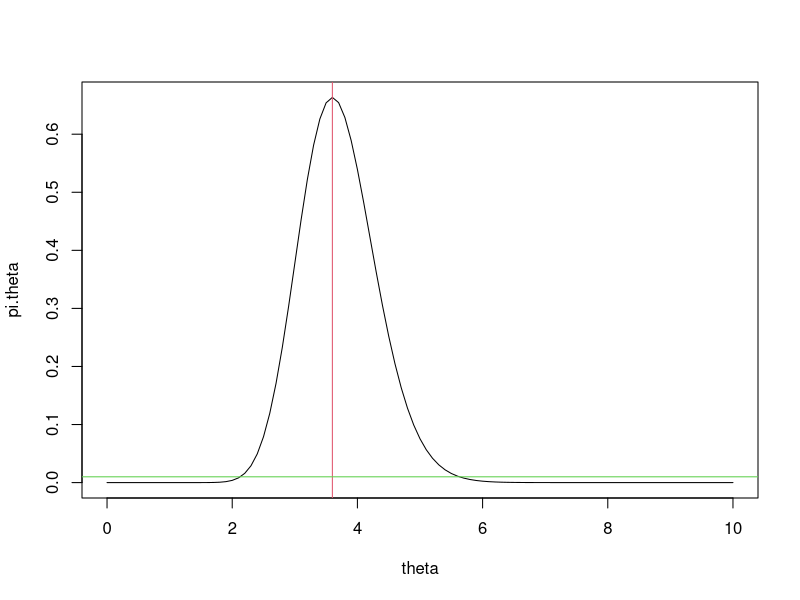
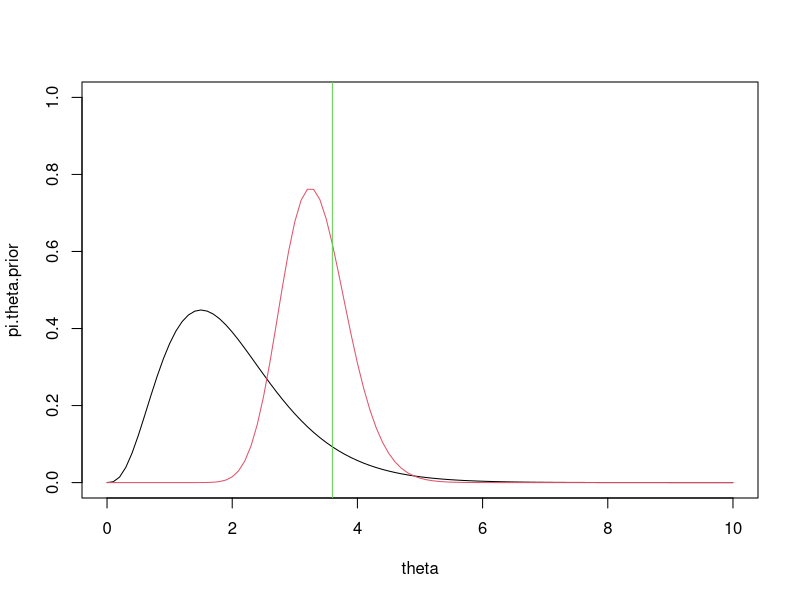

These figures' R source, in order:
## ---- chunk 1
knitr::opts_chunk$set(echo = TRUE)
## ---- chunk 2
set.seed(10000)
n<-10
X<-rpois(n, 4) #suponemos que theta = 4.
X
mean(X)
## ---- chunk 3
B<-100

alfa1<- n*mean(X)+1
beta1<- n

theta <- seq(0,10,by=0.1)
pi.theta <- dgamma(x=theta,shape=alfa1,rate=beta1)
plot(theta,pi.theta,type="l")
abline(v=mean(X),col=2)
abline(h=1/B,col=3)
## ---- chunk 4
alfa1/beta1
## ---- chunk 5
alfa0 <- 4
beta0 <- 2
  
alfa1<- n*mean(X)+alfa0
beta1<- n+beta0

theta <- seq(0,10,by=0.1)
pi.theta.prior <- dgamma(x=theta,shape=alfa0,rate=beta0)
pi.theta <- dgamma(x=theta,shape=alfa1,rate=beta1)
plot(theta,pi.theta.prior,type="l", ylim=c(0,1))
points(theta,pi.theta,type="l",col=2)
abline(v=mean(X),col=3)
## ---- chunk 6
alfa1/beta1
